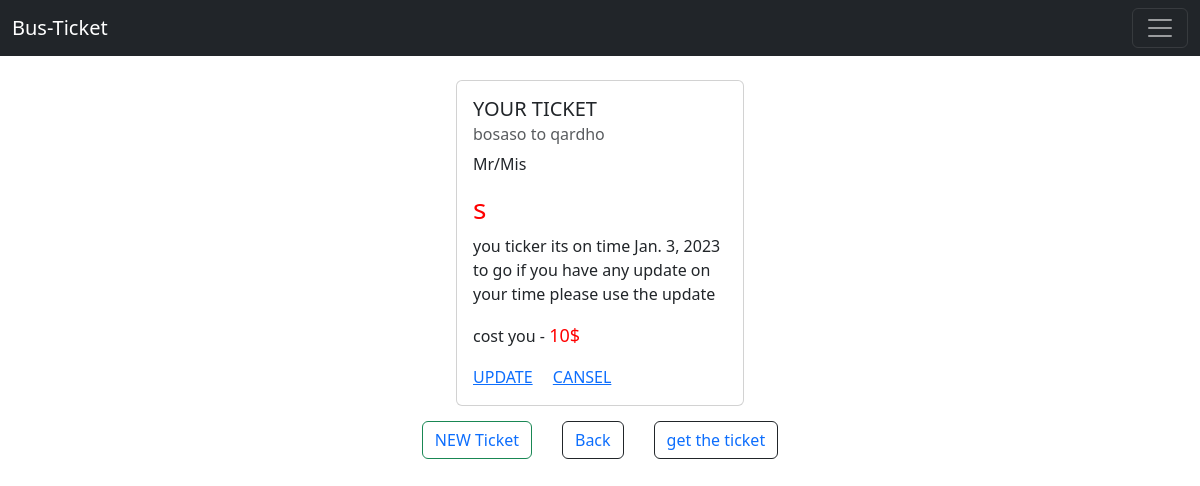
/costumer_detail/7/, run on the app's committed database.
### core/models.py (models this page shows, shortened)
class TicketModel(models.Model):
    CITY = {
        ('bosaso to qardho', 'btq'),
        ('bosaso to garowe', 'btg'),
        ('bosaso to galkacyo', 'btgl'),
        ('bosaso to lascano', 'btl'),
        ('non', 'non')
    }
    name = models.CharField(max_length=50, null=True, blank=True)
    email = models.EmailField()
    phone = models.IntegerField()
    to = models.CharField('toto', max_length=255, choices=CITY, default='non')
    date = models.DateField(auto_now_add=True)
    go_date = models.DateField()
    cost = models.CharField(max_length=255)

### core/views.py (the view)
# urls.py: path('costumer_detail/<int:id>/',views.costumer_detail,name='costumer_detail'),
def costumer_detail(request, id):
    costumer = TicketModel.objects.get(pk = id)
    return render(request,'core/costumer_detail.html',{'costumer':costumer})

### core/templates/core/costumer_detail.html (shortened to what this page needs)
{% extends 'core/home.html' %}
{% block content %}
  <div id="vu"  class="container">
      <br>
      <br>
      <div class="card" style="width: 18rem;">
          <div class="card-body">
            <h5 class="card-title">YOUR TICKET </h5>
            <h6 class="card-subtitle mb-2 text-muted">{{costumer.to}}</h6>
            <p class="card-text">Mr/Mis<h3> <span style="color: red;"> {{costumer.name}}</span></h3> you ticker its on time {{costumer.date}} to go if you have any update on your time please use the update  </p>
            <p class="card-text">cost you - <span style="color:red; font-size:large; " >{{costumer.cost}}$</span> </p>
            <a href="{% url 'update' costumer.id %}" class="card-link">UPDATE</a>
            <a href="{% url 'delete' costumer.id %}" class="card-link">CANSEL</a>
          </div>
        </div>
        <br>
        <br>
      </div>
      <div id="but">
        <button class="btn btn-outline-success" ><a style="text-decoration: none;" href="{% url 'add_ticket' %}">NEW Ticket</a></button><br><br>
        <button class="btn btn-outline-dark" ><a style="text-decoration: none;" href="{% url 'home' %}">Back</a></button>
        <button class="btn btn-outline-dark" ><a style="text-decoration: none;" href="{% url 'doc' costumer.id %}">get the ticket</a></button>
        </div>
{% endblock content %}

### static/css/style.css (style rules this page uses)
:root { margin: 0%; padding: 0%; }

### core/templates/core/costumer_detail.html (style rules this page uses)
#vu { margin-top: 80px; display: flex; justify-content: center; align-content: center; }
#but { display: flex; justify-content: center; align-content: center; }
#but button { margin: 15px; }

### data on the page
TicketModel: to "bosaso to qardho", name "s", date "Jan. 3, 2023", cost "10"
